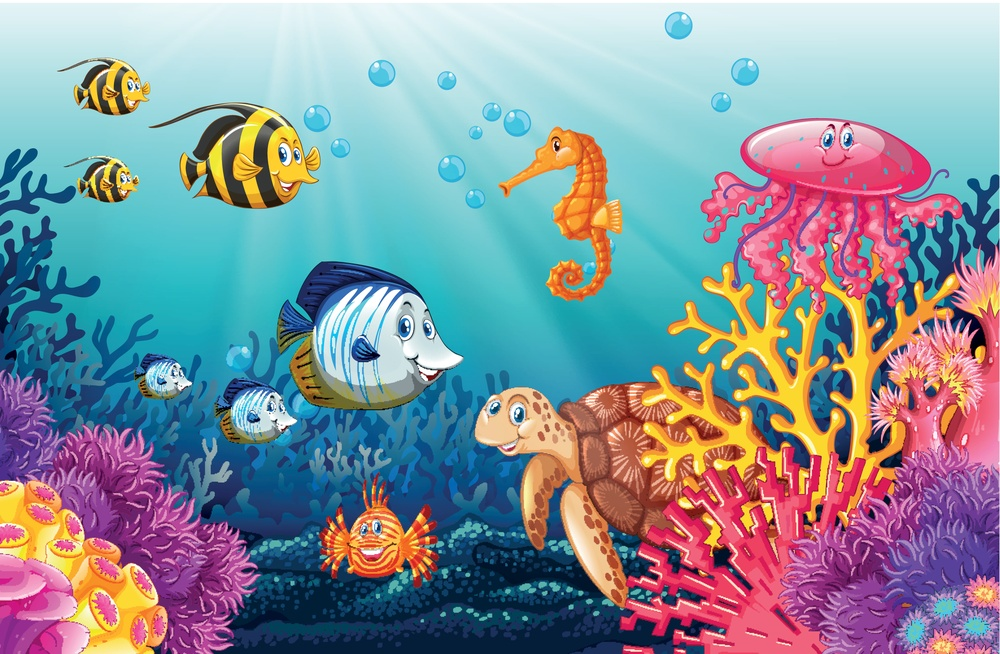
%> input picture UCAMGEN-main/SAMPLE_WORLD.jpg, 1000 x 654 px, shrunk from 5000 x 3271 before the run
$ octave cam_test.m   (GNU Octave 9; MATLAB toolbox functions it lacks are replaced by stand-ins)
%> lines starting %> are read from the running program, lines starting %| are printed output that depends on the picture
### UCAMGEN-main/cam_init.m
% Name        : theCamera=cam_init(worldImageFileName,xOpening,outSize)
% Description : Initializes the virtual camera parameters
% Input       : worldImageFileName - Name of the image file observed by the
%                                    camera.
%               xOpening - Horizontal field of view (Angle in radiants).
%               outSize - [height;width] in pixels of the output images.
% Output      : theCamera - Struct containing the initialized fields as
%                           well as some pre-computed parameters.
% Author      : Antoni Burguera (2021) - antoni dot burguera at uib dot es
function theCamera=cam_init(worldImageFileName,xOpening,outSize)
%> called with worldImageFileName = 'SAMPLE_WORLD.jpg', xOpening = 1.57, outSize = [240; 320]
    % Store the input
    theCamera.worldImageFileName=worldImageFileName;
    theCamera.xOpening=xOpening;
    theCamera.outSize=outSize;

    % Load the image
    theCamera.worldImage=imread(worldImageFileName);
%> theCamera.worldImage is the input picture: size 654x1000x3 uint8; mean R, G, B 134.8, 145.6, 155

    % Precompute some parameters
    theCamera.aspectRatio=theCamera.outSize(2)/theCamera.outSize(1);
%> theCamera.aspectRatio = 1.33
    theCamera.tanHalfOpening=tan(theCamera.xOpening/2);
%> theCamera.tanHalfOpening = 1
return;

### UCAMGEN-main/cam_getviewport.m
% Name        : viewPort=cam_getviewport(theCamera,thePose,theAltitude)
% Description : Computes the viewport corresponding to the specified pose
%               and altitude.
% Input       : theCamera   - Camera parameters provided by cam_init
%               thePose     - Camera pose [x;y;heading]. Units=pixels, rad
%               theAltitude - Camera altitude. Scalar. Units=pixels
% Output      : viewPort    - Structure with the following fields:
%                 .thePose     : Copy of thePose
%                 .theAltitude : Copy of theAltitude
%                 .theSize     : Viewport size [height;width] pixels
%                 .theRect     : Viewport rectangle (rotated and
%                                translated)
%                 .boundingBox : Viewport rectangle bounding box.
%                 .isCorrect   : True if the viewport fully lies inside
%                                the world image, false otherwise. If
%                                isCorrect is false, further use of the
%                                viewPort is not recommended.
% Author      : Antoni Burguera (2021) - antoni dot burguera at uib dot es
function viewPort=cam_getviewport(theCamera,thePose,theAltitude)
    % Store pose and altitude
    viewPort.thePose=thePose;
    viewPort.theAltitude=theAltitude;

    % Viewport size
    hSize=2*theAltitude*theCamera.tanHalfOpening;
    vSize=hSize/theCamera.aspectRatio;
    viewPort.theSize=[vSize;hSize];

    % Viewport shape. Points are [x;y]
    viewPort.theRect=compose_point(thePose,[-0.5,0.5,0.5,-0.5;-0.5,-0.5,0.5,0.5].*[hSize;vSize]);

    % Viewport bounding box
    yMin=round(min(viewPort.theRect(2,:)));
    yMax=round(max(viewPort.theRect(2,:)));
    xMin=round(min(viewPort.theRect(1,:)));
    xMax=round(max(viewPort.theRect(1,:)));
    viewPort.boundingBox=[yMin,yMax,xMin,xMax];

    % Check if viewport is correct
    viewPort.isCorrect=(xMin>=1 && yMin>=1 && xMax<=size(theCamera.worldImage,2) && yMax<=size(theCamera.worldImage,1));
return;

### UCAMGEN-main/compose_point.m
% Name        : [X3]=compose_point(X1, X2)
% Description : Applies a 2D transformation to a set of 2D points.
% Input       : X1 - 2D transformation (x,y,o)'
%               X2 - Set of points. Each column is a point (x,y)'
% Output      : X3 - The set of points in X2 transformed by X1.
function [X3]=compose_point(X1, X2)
  s=sin(X1(3));
  c=cos(X1(3));
  X3=[X1(1)+[c -s]*X2;
      X1(2)+ [s c]*X2];
return;

### UCAMGEN-main/cam_getimage.m
% Name        : theImage=cam_getimage(theCamera,viewPort)
% Description : Outputs the image according to the specified camera and
%               viewport.
% Input       : theCamera - Camera parameters provided by cam_init
%               viewPort  - The viewport as provided by cam_getviewport
% Output      : theImage  - View of theCamera.worldImage from the
%                           specified viewport.
% Author      : Antoni Burguera (2021) - antoni dot burguera at uib dot es
function theImage=cam_getimage(theCamera,viewPort)
    % Get the image
    % Get the part of the world image inside the bounding box
    theImage=theCamera.worldImage(viewPort.boundingBox(1):viewPort.boundingBox(2),viewPort.boundingBox(3):viewPort.boundingBox(4),:);

    % Rotate the subimage according to the viewport orientation
    theImage=imrotate(theImage,viewPort.thePose(3,1)*180/pi);

    % Get the central subimage with the size of the viewport
    subH=size(theImage,1);
    subW=size(theImage,2);
    yMin=max(1,round((subH-viewPort.theSize(1))/2));
    yMax=min(subH,round((subH+viewPort.theSize(1))/2));
    xMin=max(1,round((subW-viewPort.theSize(2))/2));
    xMax=min(subW,round((subW+viewPort.theSize(2))/2));

    theImage=theImage(yMin:yMax,xMin:xMax,:);

    % Resize it to the camera resolution
    theImage=imresize(theImage,[theCamera.outSize(1,1),theCamera.outSize(2,1)]);
return;

### UCAMGEN-main/cam_plotviewport.m
% Name        : function cam_plotviewport(theCamera,viewPort,plotWorld)
% Description : Plots the viewport overlayed (if plotWorld=true) to the
%               world image.
% Input       : theCamera - Camera parameters provided by cam_init
%               viewPort  - The viewport as provided by cam_getviewport
%               plotWorld - Plot also the world image (true/false)
% Author      : Antoni Burguera (2021) - antoni dot burguera at uib dot es
function cam_plotviewport(theCamera,viewPort,plotWorld)
    if plotWorld
        image(theCamera.worldImage);
        hold on;
    end
    theRectangle=viewPort.theRect;
    theRectangle=[theRectangle,theRectangle(:,1)];
    theAxes=compose_point(viewPort.thePose,[[0;1],[0;0],[1;0]]*viewPort.theSize(1)*3/8);
    plot(theRectangle(1,:),theRectangle(2,:),'r','LineWidth',3);
    hold on;
    plot(theAxes(1,:),theAxes(2,:),'b','LineWidth',2);
return;

### UCAMGEN-main/cam_test.m
% Name        : cam_test
% Description : Basic test of cam_* functions. See comments in code.
% Author      : Antoni Burguera (2021) - antoni dot burguera at uib dot es

% Init the camera. Use SAMPLE_WORLD.jpg as world image, let the camera
% have 90 degrees of horizontal opening and produce images of 320x240
% pixels.
theCamera=cam_init('SAMPLE_WORLD.jpg',90*pi/180,[240;320]);
%> theCamera = {xOpening 1.57, outSize [240 320], aspectRatio 1.33, tanHalfOpening 1}

% Initial camera position and altitude
xCam=size(theCamera.worldImage,2)/2;
%> xCam = 500
yCam=size(theCamera.worldImage,1)/2;
%> yCam = 327
camAltitude=160;

figure;

% Just perform a 360 degree rotation
for oCam=0:pi/32:2*pi
    % Get the current viewport
    viewPort=cam_getviewport(theCamera,[xCam;yCam;oCam],camAltitude);

    % If viewport is correct...
    if viewPort.isCorrect
        % Get the image observed by the cmera
        theImage=cam_getimage(theCamera,viewPort);

        % Plot the viewport overlayed to the world image
        subplot(2,1,1);
        cla;
        cam_plotviewport(theCamera,viewPort,true);
        axis equal;

        % Plot the image observed by the camera
        subplot(2,1,2);
        cla;
        image(theImage);
        axis equal;
        drawnow;
    % If viewport is not correct, warn about it.
    else
        disp('[WARNING] THE VIEWPORT IS NOT FULLY INSIDE THE WORLD.');
    end
end
%> this loop made 65 passes
%> pass 1, in cam_getimage, `theImage=theCamera.worldImage(viewPort.boundingBox(1):viewPort.boundin..`:
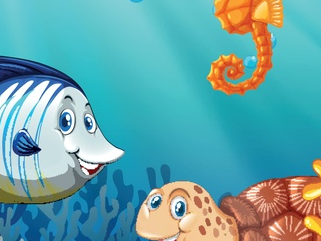
%> theImage: size 241x321x3 uint8; mean R, G, B 101.6, 164.9, 168.4
%> pass 1, in cam_getimage, `theImage=imresize(theImage,[theCamera.outSize(1,1),theCamera.outSize(2..`:
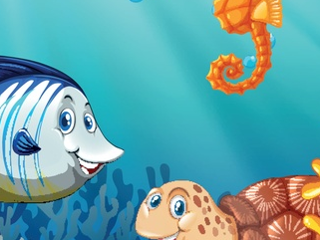
%> theImage: size 240x320x3 uint8; mean R, G, B 101.6, 164.9, 168.4
%> pass 1, `axis equal;`:
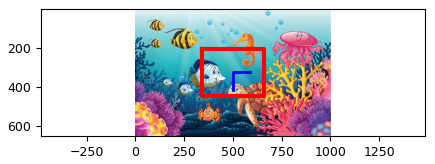
%> figure redrawn from the program's plot data
%> pass 1, `axis equal;`:
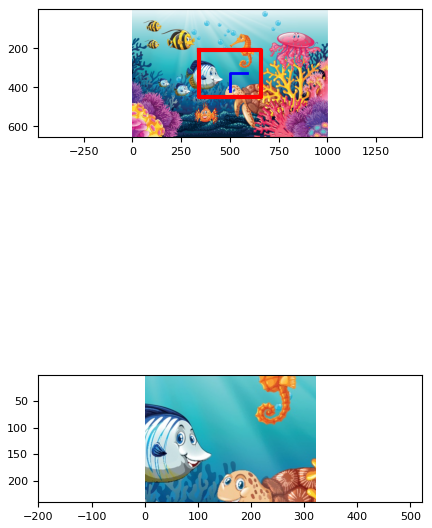
%> figure redrawn from the program's plot data, 2 panels
%> pass 2, in cam_getimage (call 2), `theImage=theCamera.worldImage(viewPort.boundingBox(1):viewPort.boundin..`:
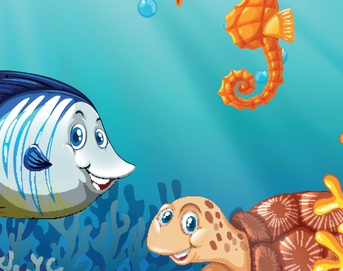
%> theImage: size 271x343x3 uint8; mean R, G, B 104, 163.9, 166.4
%> pass 2, in cam_getimage (call 2), `theImage=imrotate(theImage,viewPort.thePose(3,1)*180/pi);`:
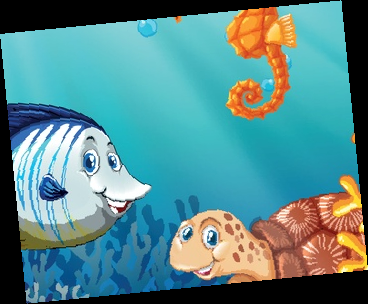
%> theImage: size 304x368x3 uint8; mean R, G, B 86.4, 136.2, 138.3
